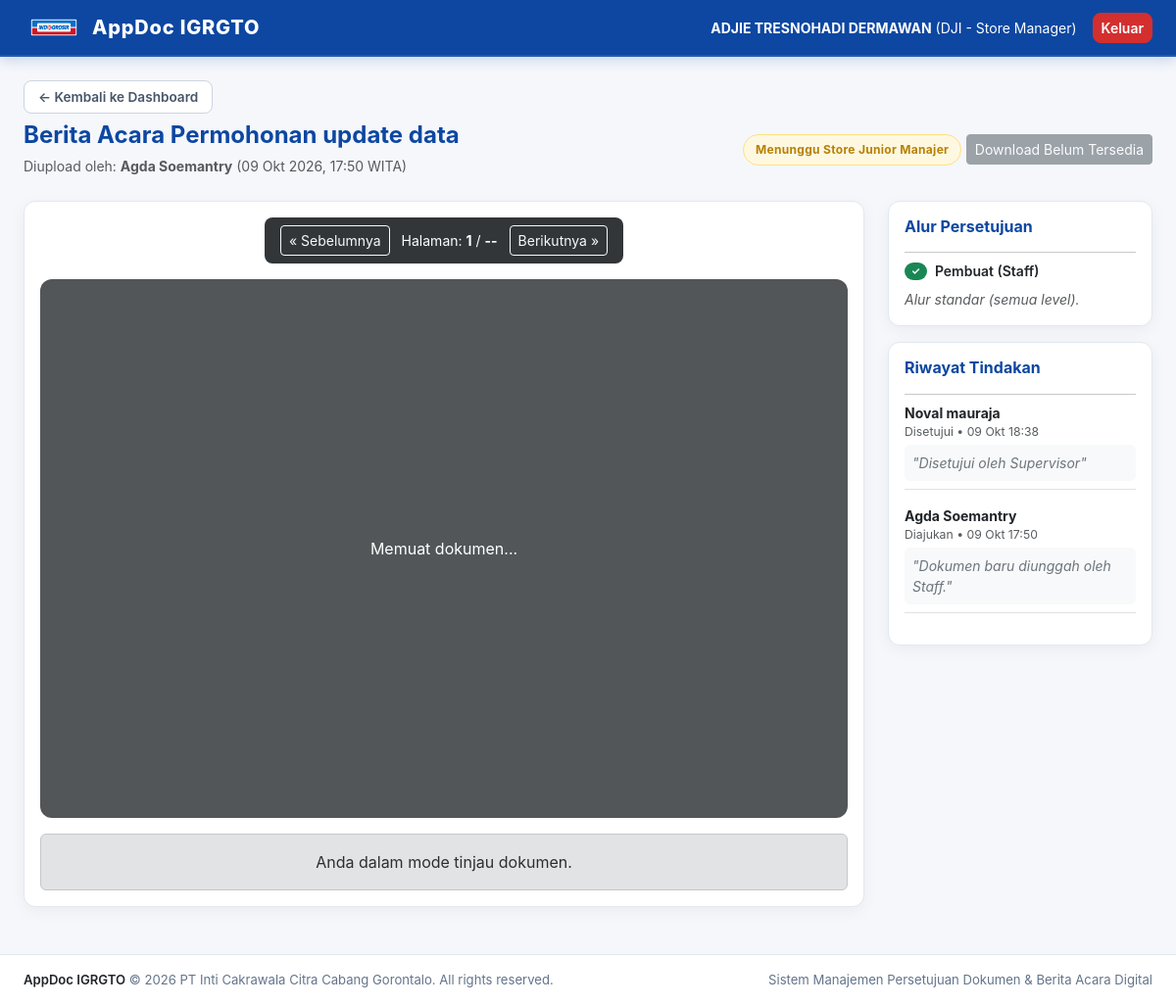
/documents/document/1/preview/ (signed in), run on an earlier commit of the app's database.
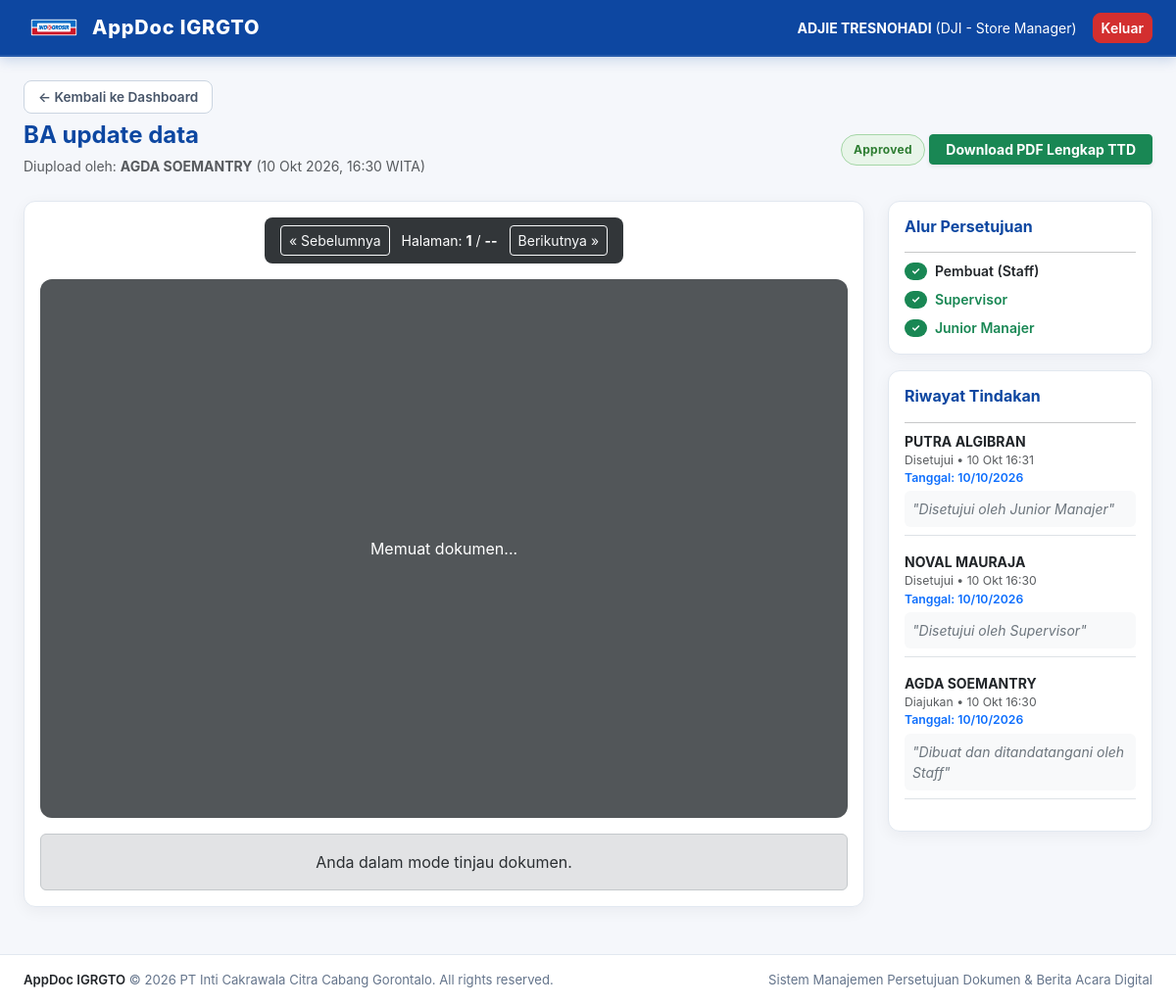
And on a later commit of the database.
### accounts/models.py (models this page shows, shortened)
class CustomUser(AbstractBaseUser, PermissionsMixin):
    USERLEVEL_CHOICES = (
        ('staff', 'Staff'),
        ('supervisor', 'Supervisor'),
        ('junior manajer', 'Store Junior Manajer'),
        ('store administration manager', 'Store Administration Manager'),
        ('store manager', 'Store Manager'),
    )
    userid_validator = RegexValidator(
        regex=r'^[A-Za-z0-9]{3}$',
        message='UserID harus terdiri dari tepat 3 karakter alfanumerik (huruf/angka).'
    )
    userid = models.CharField(
        max_length=3,
        primary_key=True,
        unique=True,
        validators=[userid_validator],
        help_text='3 karakter alfanumerik (Contoh: A01, ADJ, ST1). Disimpan dalam huruf besar.'
    )
    nama_pengguna = models.CharField(max_length=150, verbose_name='Nama Pengguna')
    email = models.EmailField(
        max_length=254,
        unique=True,
        null=True,
        blank=True,
        verbose_name='Alamat Email'
    )
    userlevel = models.CharField(
        max_length=35,
        choices=USERLEVEL_CHOICES,
        default='staff',
        verbose_name='Level User'
    )
    ttd_digital = models.ImageField(
        upload_to='signatures/',
        null=True,
        blank=True,
        validators=[validate_ttd_size],
        verbose_name='Tanda Tangan Digital (PNG/JPG Max 2MB)'
    )
    is_active = models.BooleanField(default=True)
    is_staff = models.BooleanField(default=False)
    date_joined = models.DateTimeField(auto_now_add=True)
    objects = CustomUserManager()
    USERNAME_FIELD = 'userid'
    REQUIRED_FIELDS = ['nama_pengguna','email']
    class Meta:
        verbose_name = 'Pengguna'
        verbose_name_plural = 'Daftar Pengguna'

### documents/models.py (models this page shows, shortened)
class Document(models.Model):
    STATUS_CHOICES = (
        ('draft', 'Draft'),
        ('waiting_supervisor', 'Menunggu Supervisor'),
        ('waiting_junior_manager', 'Menunggu Store Junior Manajer'),
        ('waiting_sam', 'Menunggu Store Administration Manager'),
        ('waiting_store_manager', 'Menunggu Store Manager'),
        ('approved', 'Selesai / Approved'),
        ('rejected', 'Ditolak / Rejected'),
    )
    judul_dokumen = models.CharField(max_length=255, verbose_name='Judul Dokumen')
    file_dokumen = models.FileField(
        upload_to='documents/%Y/%m/',
        validators=[validate_file_extension],
        verbose_name='File Dokumen (PDF/DOCX)'
    )
    signed_file = models.FileField(
        upload_to='documents/signed/%Y/%m/',
        blank=True,
        null=True,
        verbose_name='File Dokumen Lengkap Bertanda Tangan'
    )
    uploaded_by = models.ForeignKey(
        settings.AUTH_USER_MODEL,
        on_delete=models.CASCADE,
        related_name='uploaded_documents',
        verbose_name='Diupload Oleh'
    )
    status = models.CharField(
        max_length=35,
        choices=STATUS_CHOICES,
        default='draft',
        verbose_name='Status Dokumen'
    )
    required_levels = models.JSONField(
        default=list,
        blank=True,
        verbose_name='Level Persetujuan yang Diperlukan'
    )
    created_at = models.DateTimeField(auto_now_add=True, verbose_name='Tanggal Upload')
    updated_at = models.DateTimeField(auto_now=True, verbose_name='Terakhir Diperbarui')
    class Meta:
        verbose_name = 'Dokumen'
        verbose_name_plural = 'Daftar Dokumen'
        ordering = ['-created_at']

class ApprovalLog(models.Model):
    ACTION_CHOICES = (
        ('submitted', 'Diajukan'),
        ('approved', 'Disetujui'),
        ('rejected', 'Ditolak'),
    )
    document = models.ForeignKey(
        Document,
        on_delete=models.CASCADE,
        related_name='approval_logs',
        verbose_name='Dokumen'
    )
    approver = models.ForeignKey(
        settings.AUTH_USER_MODEL,
        on_delete=models.CASCADE,
        related_name='approval_actions',
        verbose_name='Petugas/Approver'
    )
    action = models.CharField(max_length=20, choices=ACTION_CHOICES, verbose_name='Tindakan')
    comment = models.TextField(blank=True, null=True, verbose_name='Komentar / Alasan Penolakan')
    signature_snapshot = models.ImageField(
        upload_to='signatures_log/%Y/%m/',
        blank=True,
        null=True,
        verbose_name='Snapshot Tanda Tangan'
    )
    sig_x = models.FloatField(blank=True, null=True, verbose_name='Koordinat X')
    sig_y = models.FloatField(blank=True, null=True, verbose_name='Koordinat Y')
    sig_scale = models.CharField(max_length=50, blank=True, null=True, verbose_name='Skala/Dimensi TTD')
    sig_page = models.IntegerField(blank=True, null=True, verbose_name='Halaman Dokumen')
    timestamp = models.DateTimeField(auto_now_add=True, verbose_name='Waktu Eksekusi')
    date_text = models.CharField(max_length=50, blank=True, null=True)
    date_x = models.FloatField(blank=True, null=True)
    date_y = models.FloatField(blank=True, null=True)
    date_scale = models.CharField(max_length=50, blank=True, null=True)
    class Meta:
        verbose_name = 'Log Persetujuan'
        verbose_name_plural = 'Daftar Log Persetujuan'
        ordering = ['-timestamp']

### documents/views.py (the view)
# urls.py: path('document/<int:doc_id>/preview/', views.document_preview_view, name='preview'),
@login_required(login_url='accounts:login')
def document_preview_view(request, doc_id):
    doc = get_object_or_404(Document, id=doc_id)
    user = request.user
    level_permission_map = {
        'supervisor': 'waiting_supervisor',
        'junior manajer': 'waiting_junior_manager',
        'store administration manager': 'waiting_sam',
        'store manager': 'waiting_store_manager',
    }
    can_action = (level_permission_map.get(user.userlevel) == doc.status)
    logs = doc.approval_logs.all().order_by('-timestamp')
    approved_signatures_data = []
    for log in logs:
        if log.action in ['approved', 'submitted'] and log.signature_snapshot and log.sig_x is not None:
            approved_signatures_data.append({
                'approver': log.approver.nama_pengguna,
                'url': reverse('documents:log_signature', args=[log.id]),
                'x': log.sig_x,
                'y': log.sig_y,
                'scale': log.sig_scale if log.sig_scale else '15.0:8.0',
                'page': log.sig_page if log.sig_page else 1,
                'date_text': log.date_text or '',
                'date_x': log.date_x,
                'date_y': log.date_y,
                'date_scale': log.date_scale or '14.0:4.0',
            })
    context = {
        'doc': doc,
        'can_action': can_action,
        'logs': logs,
        'approved_signatures_data': approved_signatures_data,
        'today_date': datetime.now().strftime('%d/%m/%Y'),
    }
    return render(request, 'documents/preview.html', context)

### templates/documents/preview.html (shortened to what the changed rows need)
{% extends 'base.html' %}
{% block content %}
<div class="container-fluid px-4">
  <div class="d-flex flex-column gap-2 mb-4">
    <div class="d-flex align-items-center justify-content-between flex-wrap gap-2">
      <div>
        <h4 class="fw-bold mb-1" style="color: var(--primary-blue);">{{ doc.judul_dokumen }}</h4>
        <span class="text-muted small">Diupload oleh: <strong>{{ doc.uploaded_by.nama_pengguna }}</strong> ({{ doc.created_at|date:"d M Y, H:i" }} WITA)</span>
      </div>
      <div>
        {% if doc.status == 'approved' %}
            <span class="badge-status badge-approved">Approved</span>
            <a href="{% url 'documents:download' doc.id %}" class="btn btn-sm btn-success fw-bold px-3 shadow-sm">
              Download PDF Lengkap TTD
            </a>
          {% elif doc.status == 'rejected' %}
            <span class="badge-status badge-rejected">Rejected</span>
          {% else %}
            <span class="badge-status badge-waiting">{{ doc.get_status_display }}</span>
            <button class="btn btn-sm btn-secondary disabled" title="Belum dapat diunduh sebelum approval selesai">
              Download Belum Tersedia
            </button>
          {% endif %}
      </div>
    </div>
  </div>
  <div class="row">
    <div class="col-lg-3">
      <div class="card card-custom p-3 mb-3">
        <div class="d-flex flex-column gap-2 small">
          <div class="d-flex align-items-center gap-2">
            <span class="badge bg-success rounded-pill">&#10003;</span>
            <span class="fw-semibold text-dark">Pembuat ({{ doc.uploaded_by.get_userlevel_display }})</span>
          </div>
          {% if doc.required_levels %}
            {% for level in doc.required_levels %}
              <div class="d-flex align-items-center gap-2">
                {% if doc.status == 'approved' %}
                  <span class="badge bg-success rounded-pill">&#10003;</span>
                  <span class="text-success fw-semibold">{{ level|title }}</span>
                {% elif doc.status == 'waiting_'|add:level or doc.status == 'waiting_junior_manager' and level == 'junior manajer' or doc.status == 'waiting_sam' and level == 'store administration manager' or doc.status == 'waiting_store_manager' and level == 'store manager' %}
                  <span class="badge bg-primary rounded-pill">&bull;</span>
                  <span class="text-primary fw-bold">{{ level|title }} (Menunggu)</span>
                {% else %}
                  <span class="badge bg-secondary rounded-pill">&minus;</span>
                  <span class="text-muted">{{ level|title }}</span>
                {% endif %}
              </div>
            {% endfor %}
          {% else %}
            <span class="text-muted fst-italic">Alur standar (semua level).</span>
          {% endif %}
        </div>
      </div>
      <div class="card card-custom p-3">
        <div class="small">
          {% for log in logs %}
            <div class="mb-3 pb-2 border-bottom">
              <div class="fw-bold">{{ log.approver.nama_pengguna }}</div>
              <div class="text-muted small">{{ log.get_action_display }} &bull; {{ log.timestamp|date:"d M H:i" }}</div>
              {% if log.date_text %}
                <div class="text-primary small fw-semibold">Tanggal: {{ log.date_text }}</div>
              {% endif %}
              {% if log.comment %}
                <div class="fst-italic text-secondary mt-1 bg-light p-2 rounded">"{{ log.comment }}"</div>
              {% endif %}
            </div>
          {% empty %}
            <div class="text-muted">Belum ada tindakan tercatat.</div>
          {% endfor %}
        </div>
      </div>
    </div>
</div>
{% endblock %}

### templates/base.html (shortened to what this page needs)
{% load static %}
<!DOCTYPE html>
<html lang="id">
<head>
  <link href="https://cdn.jsdelivr.net/npm/bootstrap@5.3.3/dist/css/bootstrap.min.css" rel="stylesheet">
  <link rel="stylesheet" href="{% static 'css/custom.css' %}">
</head>
<body>
  <nav class="navbar navbar-expand-lg navbar-dark navbar-appdoc">
    <div class="container-fluid px-4">
      <img src="{% static 'img/logo.png' %}" alt="Logo" class="me-2" style="height: 32px; width: auto; object-fit: contain;">
      <a class="navbar-brand text-white" href="{% url 'documents:dashboard' %}">
        AppDoc IGRGTO
      </a>
      <div class="ms-auto d-flex align-items-center">
        {% if user.is_authenticated %}
          <span class="text-white me-3 small">
            <strong>{{ user.nama_pengguna }}</strong> ({{ user.userid }} - {{ user.get_userlevel_display }})
          </span>
          <a href="{% url 'accounts:logout' %}" class="btn btn-sm btn-danger-appdoc">Keluar</a>
        {% else %}
          <a href="{% url 'accounts:login' %}" class="btn btn-sm text-white me-2">Masuk</a>
          <a href="{% url 'accounts:register' %}" class="btn btn-sm btn-light text-primary fw-bold">Daftar</a>
        {% endif %}
      </div>
    </div>
  </nav>
  <div class="position-fixed top-0 end-0 p-3" style="z-index: 1090; pointer-events: none; max-width: 380px; width: 100%;">
  </div>
  <main class="py-4">
    {% block content %}{% endblock %}
  </main>
  <footer class="footer-appdoc py-3 mt-auto">
    <div class="container-fluid px-4 d-flex flex-column flex-md-row justify-content-between align-items-center gap-2">
      <div>
        <span class="fw-semibold text-dark">AppDoc IGRGTO</span> &copy; 2026 PT Inti Cakrawala Citra Cabang Gorontalo. All rights reserved.
      </div>
      <div>
        Sistem Manajemen Persetujuan Dokumen & Berita Acara Digital
      </div>
    </div>
  </footer>
</body>
</html>

What changed in the data, as far as the page shows it:
changed CustomUser "DJI": nama_pengguna "ADJIE TRESNOHADI DERMAWAN" → "ADJIE TRESNOHADI"
changed Document "Staff": judul_dokumen "Berita Acara Permohonan update data" → "BA update data"; uploaded_by.nama_pengguna "Agda Soemantry" → "AGDA SOEMANTRY"; created_at "09 Okt 2026, 17:50" → "10 Okt 2026, 16:30"; status "Menunggu Store Junior Manajer" → (not shown)
now on this page (row edited): CustomUser: userlevel "Supervisor"
now on this page (row edited): CustomUser: userlevel "Junior Manajer"
now on this page (row edited): ApprovalLog: approver.nama_pengguna "PUTRA ALGIBRAN", action "Disetujui", timestamp "10 Okt 16:31", date_text "10/10/2026", comment "Disetujui oleh Junior Manajer"
changed ApprovalLog "Disetujui oleh Supervisor": approver.nama_pengguna "Noval mauraja" → "NOVAL MAURAJA"; timestamp "09 Okt 18:38" → "10 Okt 16:30"; date_text (not shown) → "10/10/2026"
changed ApprovalLog "Diajukan": approver.nama_pengguna "Agda Soemantry" → "AGDA SOEMANTRY"; timestamp "09 Okt 17:50" → "10 Okt 16:30"; date_text (not shown) → "10/10/2026"; comment "Dokumen baru diunggah oleh Staff." → "Dibuat dan ditandatangani oleh Staff"
Also different on the page:
text no longer shown: "Download Belum Tersedia Alur standar (semua level)."
text now shown: "Approved Download PDF Lengkap TTD"
